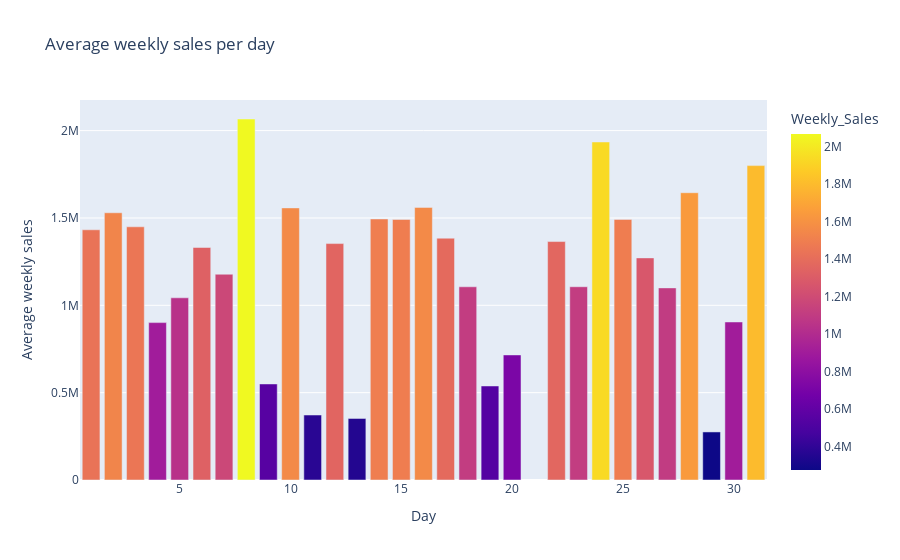

Source (notebook cell):
### Markdown cell above
Although the number of holidays is proportionally lower compared to other days of the year, this graph highlights that average weekly sales remain stable, regardless of the presence of a holiday. The consistency in sales performance is notable, despite the disparity in the distribution of holidays.

### Code cell
# Create a bar graph of the average weekly sales per day in a month
weekly_sales_mean = df1.groupby(['dayofmonth']).agg({'Weekly_Sales':'mean'})
fig = px.bar(weekly_sales_mean, x=weekly_sales_mean.index, y='Weekly_Sales', title="Average weekly sales per day", color='Weekly_Sales')
fig.update_xaxes(title="Day")
fig.update_yaxes(title="Average weekly sales")
fig.show()

### Figure 1 — Plotly figure (JSON) as saved in the notebook; plotly's stock layout.template omitted (floating-point values rounded to 4 significant figures)
{"data": [{"alignmentgroup": "True", "hovertemplate": "dayofmonth=%{x}<br>Weekly_Sales=%{marker.color}<extra></extra>", "legendgroup": "", "marker": {"color": [1432000.0, 1530000.0, 1449000.0, 901000.0, 1043000.0, 1331000.0, 1178000.0, 2067000.0, 549800.0, 1558000.0, 371900.0, 1353000.0, 352500.0, 1494000.0, 1492000.0, 1561000.0, 1384000.0, 1106000.0, 538200.0, 715900.0, 1365000.0, 1106000.0, 1935000.0, 1492000.0, 1271000.0, 1100000.0, 1644000.0, 275100.0, 904600.0, 1800000.0], "coloraxis": "coloraxis", "pattern": {"shape": ""}}, "name": "", "offsetgroup": "", "orientation": "v", "showlegend": false, "textposition": "auto", "type": "bar", "x": [1, 2, 3, 4, 5, 6, 7, 8, 9, 10, 11, 12, 13, 14, 15, 16, 17, 18, 19, 20, 22, 23, 24, 25, 26, 27, 28, 29, 30, 31], "xaxis": "x", "y": [1432000.0, 1530000.0, 1449000.0, 901000.0, 1043000.0, 1331000.0, 1178000.0, 2067000.0, 549800.0, 1558000.0, 371900.0, 1353000.0, 352500.0, 1494000.0, 1492000.0, 1561000.0, 1384000.0, 1106000.0, 538200.0, 715900.0, 1365000.0, 1106000.0, 1935000.0, 1492000.0, 1271000.0, 1100000.0, 1644000.0, 275100.0, 904600.0, 1800000.0], "yaxis": "y"}], "layout": {"barmode": "relative", "coloraxis": {"colorbar": {"title": {"text": "Weekly_Sales"}}, "colorscale": [[0, "#0d0887"], [0.1111, "#46039f"], [0.2222, "#7201a8"], [0.3333, "#9c179e"], [0.4444, "#bd3786"], [0.5556, "#d8576b"], [0.6667, "#ed7953"], [0.7778, "#fb9f3a"], [0.8889, "#fdca26"], [1, "#f0f921"]]}, "legend": {"tracegroupgap": 0}, "title": {"text": "Average weekly sales per day"}, "xaxis": {"anchor": "y", "domain": [0, 1], "title": {"text": "Day"}}, "yaxis": {"anchor": "x", "domain": [0, 1], "title": {"text": "Average weekly sales"}}}}
